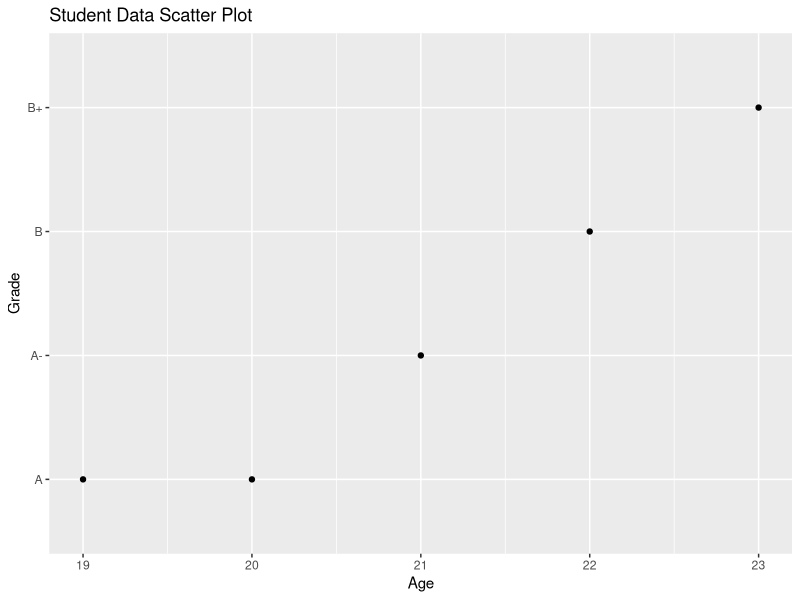

The R script that drew this image:
# Load the ggplot2 package
library(ggplot2)

# Create the student_data dataframe
student_data <- data.frame(
  age = c(20, 22, 21, 23, 19),
  grade = c("A", "B", "A-", "B+", "A")
)

# Create the plot
plot <- ggplot(data = student_data, aes(x = age, y = grade)) +
  geom_point() +
  labs(x = "Age", y = "Grade") +
  ggtitle("Student Data Scatter Plot")

# Save the plot as a PDF file
ggsave(filename = "plot.pdf", plot = plot, device = "pdf")
